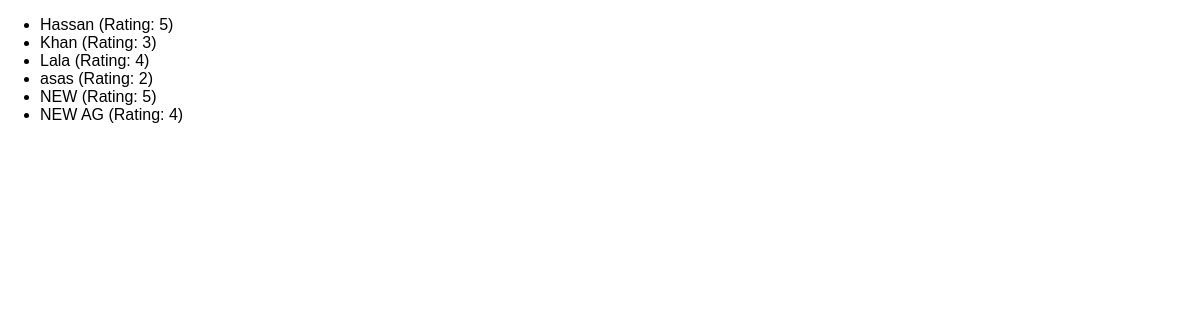
The app's page /reviews/ with its own data.
### reviews/models.py (models this page shows)
class Review(models.Model):
    user_name = models.CharField(max_length=100, )
    review_text = models.TextField()
    rating = models.IntegerField()

### reviews/views.py (the view)
# urls.py: path("reviews/", views.ReviewListView.as_view(), name="review_list"),
class ReviewListView(ListView):
    template_name = "reviews/review_list.html"
    model = Review
    context_object_name = "reviews"
    def get_queryset(self):
        base_query = super().get_queryset()
        data = base_query.filter(rating__gte=2)
        return data

### reviews/templates/reviews/review_list.html
{% extends "reviews/base.html" %} {% block title %}All Reviews{% endblock %}
{%block content %}
<ul>
  {% for review in reviews %}
  <li>{{ review.user_name }} (Rating: {{ review.rating }})</li>
  {% endfor %}
</ul>
{% endblock %}

### reviews/static/reviews/styles.css (style rules this page uses)
body { font-family: sans-serif; margin: 0; }

### records on screen
Review: user_name "Hassan", rating "5"
Review: user_name "Khan", rating "3"
Review: user_name "Lala", rating "4"
Review: user_name "asas", rating "2"
Review: user_name "NEW", rating "5"
Review: user_name "NEW AG", rating "4"
